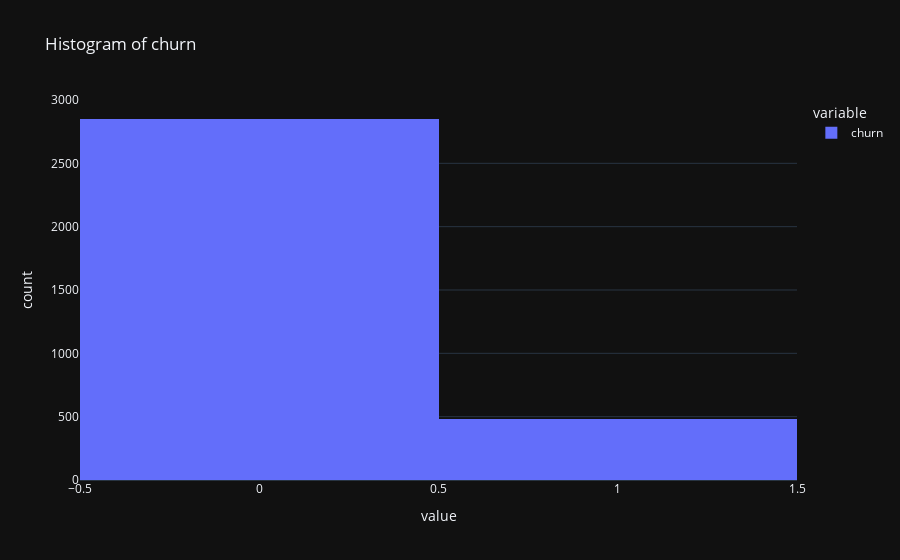

The code cell stored with this chart in its notebook:
### Code cell
# tracer l'histogramme
fig = px.histogram(df, x=["churn"], template = 'plotly_dark', title = 'Histogram of churn') 
fig.show()

### Figure 1 — Plotly figure (JSON) as saved in the notebook; plotly's stock layout.template omitted (floating-point values rounded to 4 significant figures; data arrays with more than 128 entries replaced by an {"elided": "..."} marker saying what was removed)
{"data": [{"alignmentgroup": "True", "bingroup": "x", "hovertemplate": "variable=churn<br>value=%{x}<br>count=%{y}<extra></extra>", "legendgroup": "churn", "marker": {"color": "#636efa", "pattern": {"shape": ""}}, "name": "churn", "offsetgroup": "churn", "orientation": "v", "showlegend": true, "type": "histogram", "x": {"elided": "3333 int values"}, "xaxis": "x", "yaxis": "y"}], "layout": {"barmode": "relative", "legend": {"title": {"text": "variable"}, "tracegroupgap": 0}, "title": {"text": "Histogram of churn"}, "xaxis": {"anchor": "y", "domain": [0, 1], "title": {"text": "value"}}, "yaxis": {"anchor": "x", "domain": [0, 1], "title": {"text": "count"}}}}
